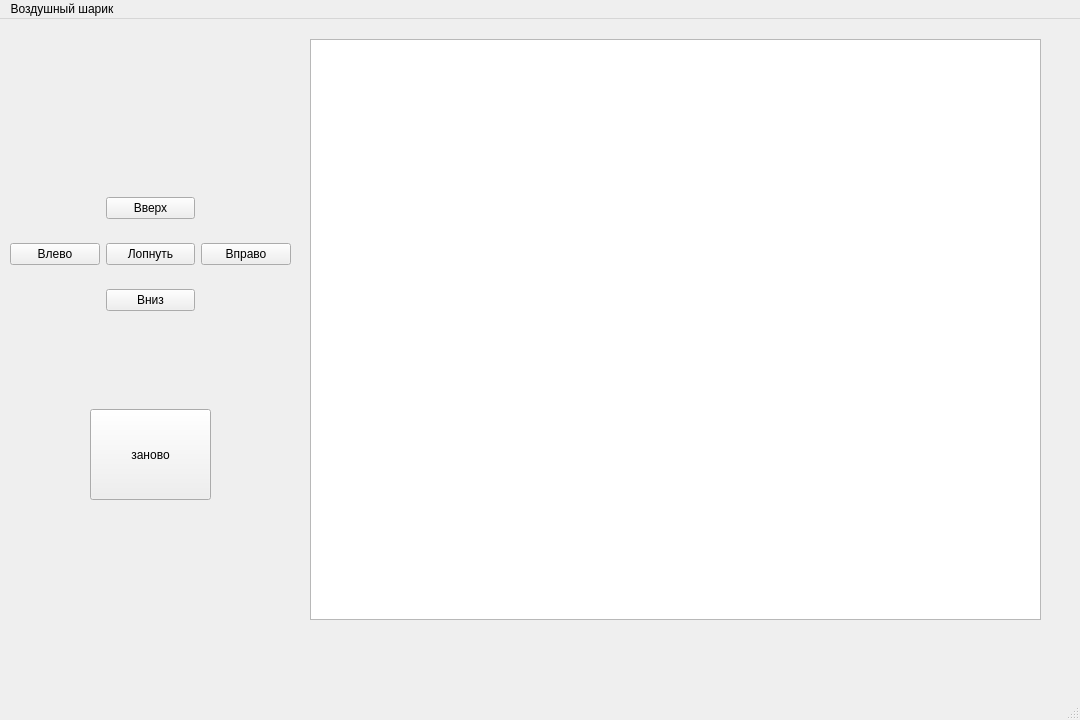
<?xml version="1.0" encoding="UTF-8"?>
<ui version="4.0">
 <class>MainWindow</class>
 <widget class="QMainWindow" name="MainWindow">
  <property name="geometry">
   <rect>
    <x>0</x>
    <y>0</y>
    <width>1080</width>
    <height>720</height>
   </rect>
  </property>
  <property name="windowTitle">
   <string>MainWindow</string>
  </property>
  <widget class="QWidget" name="widget">
   <widget class="QGraphicsView" name="graphicsView">
    <property name="geometry">
     <rect>
      <x>310</x>
      <y>20</y>
      <width>731</width>
      <height>581</height>
     </rect>
    </property>
   </widget>
   <widget class="QWidget" name="gridLayoutWidget">
    <property name="geometry">
     <rect>
      <x>10</x>
      <y>160</y>
      <width>281</width>
      <height>151</height>
     </rect>
    </property>
    <layout class="QGridLayout" name="gridLayout">
     <item row="1" column="2">
      <widget class="QPushButton" name="rightButton">
       <property name="text">
        <string>Вправо</string>
       </property>
      </widget>
     </item>
     <item row="1" column="0">
      <widget class="QPushButton" name="leftButton">
       <property name="text">
        <string>Влево</string>
       </property>
      </widget>
     </item>
     <item row="0" column="1">
      <widget class="QPushButton" name="upButton">
       <property name="text">
        <string>Вверх</string>
       </property>
      </widget>
     </item>
     <item row="2" column="1">
      <widget class="QPushButton" name="downButton">
       <property name="text">
        <string>Вниз</string>
       </property>
      </widget>
     </item>
     <item row="1" column="1">
      <widget class="QPushButton" name="removeButton">
       <property name="text">
        <string>Лопнуть</string>
       </property>
      </widget>
     </item>
    </layout>
   </widget>
   <widget class="QToolButton" name="updateButton">
    <property name="geometry">
     <rect>
      <x>90</x>
      <y>390</y>
      <width>121</width>
      <height>91</height>
     </rect>
    </property>
    <property name="text">
     <string>заново</string>
    </property>
   </widget>
  </widget>
  <widget class="QMenuBar" name="menubar">
   <property name="geometry">
    <rect>
     <x>0</x>
     <y>0</y>
     <width>1080</width>
     <height>22</height>
    </rect>
   </property>
   <widget class="QMenu" name="menu">
    <property name="title">
     <string>Воздушный шарик</string>
    </property>
   </widget>
   <addaction name="menu"/>
  </widget>
  <widget class="QStatusBar" name="statusbar"/>
 </widget>
 <resources/>
 <connections/>
</ui>
